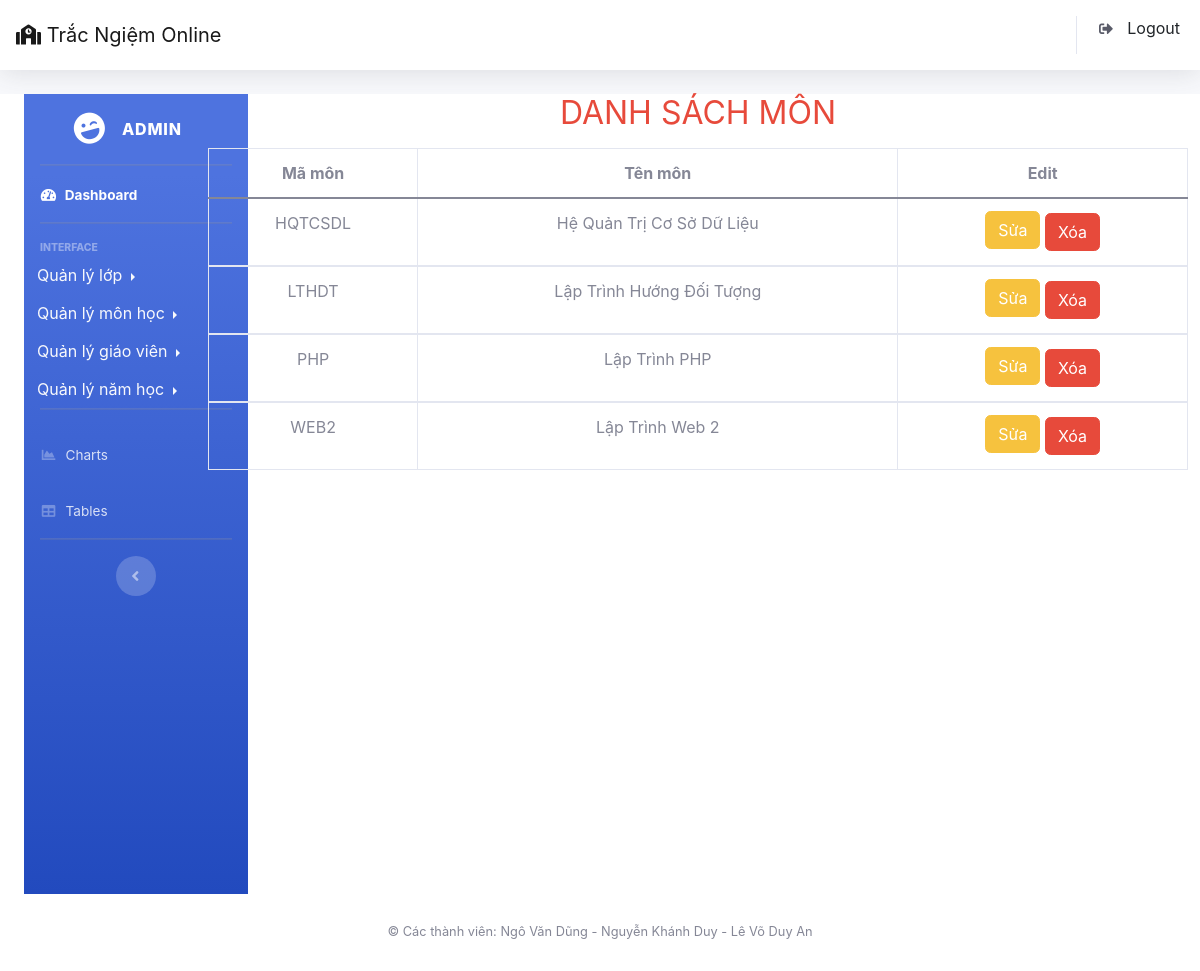
Page /Admin/index.php?action=mon&act=mon (signed in) on the committed database.
### tables this page shows
CREATE TABLE `mon` (
  `maMon` varchar(50) NOT NULL,
  `tenMon` text NOT NULL
);

### Admin/Model/connect.php (called while the page is built, shortened)
<?php
  class connect{
      var $db=null;
      public function __construct()
      {
        $dsn='mysql:host=localhost;dbname=tracnghiembeta';
        $user='root';
        $pass='root';
        $this->db=new PDO($dsn,$user,$pass,array(PDO::MYSQL_ATTR_INIT_COMMAND=>"SET NAMES utf8"));
      }
      public function getList($select)
      {
        $result=$this->db->query($select);
        return $result;
      }
  }
?>

### Admin/Model/quanlymon.php (called while the page is built, shortened)
<?php
     class mon{
          public function xemMon()
          {
            $select="select * from mon";
            $db = new connect();
            $result = $db->getList($select);
            return $result;
          }
     }
?>

### Admin/View/mon.php (the view, shortened to what this page needs)
<div class="col-lg-2">
    <?php
        include "View/sidebar.php";
    ?>
</div>
<div class="col-lg-10">
    <section>
        <div class="row">
             <h2 class="text-center text-danger mb-md-3">DANH SÁCH MÔN  </h2>
             <table class=" table table-bordered table-hover text-center">
                <thead>
                    <tr>
                        <th scope="col">Mã môn</th>
                        <th scope="col">Tên môn</th>
                        <th scope="col">Edit</th>
                    </tr>
                </thead>
                <?php
                        $db = new mon();
                        $result=$db->xemMon();
                        while($set = $result->fetch()):
                ?>
                <tbody>
                    <tr>
                        <td> <?php echo $set['maMon'] ?></td>
                        <td>  <?php echo $set['tenMon'] ?></td>
                        <td class="text-center">
                                    <a href="index.php?action=mon&act=update&maMon=<?php echo $set['maMon'];  ?>" class="btn btn-warning mb-md-1">Sửa</a>
                                    <a href="index.php?action=mon&act=delete_mon&maMon=<?php echo $set['maMon']?>"
                                    onclick="return confirm('Bấm vào nút OK để tiếp tục');" class="btn btn-danger">Xóa</a>
                        </td>
                    </tr>
                    <?php
                    endwhile;
                    ?>
                </tbody>
            </table>
        </div>
    </section>
</div>

### rows in the picture
mon: maMon "HQTCSDL", tenMon "Hệ Quản Trị Cơ Sở Dữ Liệu"
mon: maMon "LTHDT", tenMon "Lập Trình Hướng Đối Tượng"
mon: maMon "PHP", tenMon "Lập Trình PHP"
mon: maMon "WEB2", tenMon "Lập Trình Web 2"

### other values in the picture
$_SESSION['admin'] "ADMIN"
